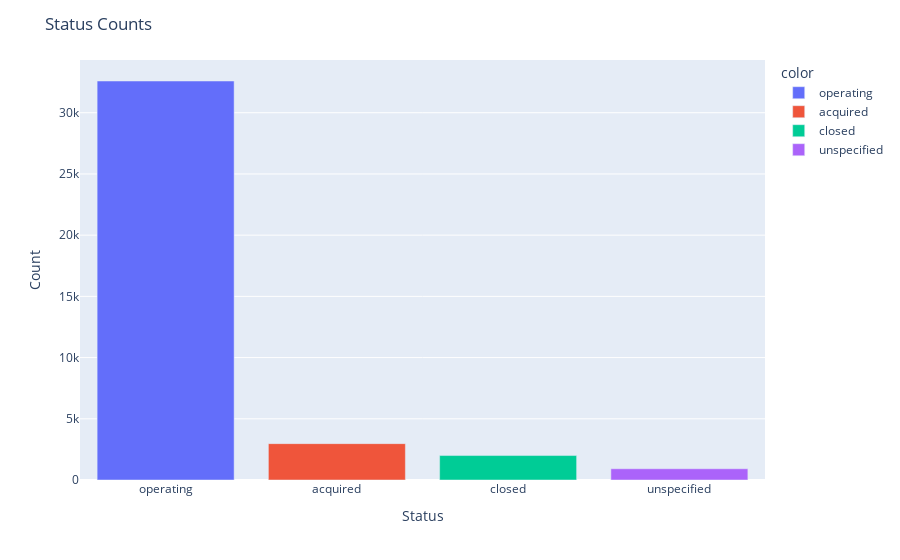

The code cell stored with this chart in its notebook:
### Markdown cell above
Understanding the distribution of values in the `status` column is essential for analyzing the state of the startups in the dataset. It provides insights into the current status of the startups, such as whether they are actively operating, have been acquired, or have closed down.

### Code cell
#Importing libraries for visualization.
import plotly.express as px

# Count the occurrences of each status
status_counts = data['status'].value_counts()

# Create a bar plot using Plotly with different colors
fig = px.bar(x=status_counts.index, y=status_counts.values, color=status_counts.index)

# Set the plot title and axis labels
fig.update_layout(title="Status Counts", xaxis_title="Status", yaxis_title="Count")

# Display the plot
fig.show()

### Figure 1 — Plotly figure (JSON) as saved in the notebook; plotly's stock layout.template omitted (floating-point values rounded to 4 significant figures)
{"data": [{"alignmentgroup": "True", "hovertemplate": "color=operating<br>x=%{x}<br>y=%{y}<extra></extra>", "legendgroup": "operating", "marker": {"color": "#636efa", "pattern": {"shape": ""}}, "name": "operating", "offsetgroup": "operating", "orientation": "v", "showlegend": true, "textposition": "auto", "type": "bar", "x": ["operating"], "xaxis": "x", "y": [32592], "yaxis": "y"}, {"alignmentgroup": "True", "hovertemplate": "color=acquired<br>x=%{x}<br>y=%{y}<extra></extra>", "legendgroup": "acquired", "marker": {"color": "#EF553B", "pattern": {"shape": ""}}, "name": "acquired", "offsetgroup": "acquired", "orientation": "v", "showlegend": true, "textposition": "auto", "type": "bar", "x": ["acquired"], "xaxis": "x", "y": [2970], "yaxis": "y"}, {"alignmentgroup": "True", "hovertemplate": "color=closed<br>x=%{x}<br>y=%{y}<extra></extra>", "legendgroup": "closed", "marker": {"color": "#00cc96", "pattern": {"shape": ""}}, "name": "closed", "offsetgroup": "closed", "orientation": "v", "showlegend": true, "textposition": "auto", "type": "bar", "x": ["closed"], "xaxis": "x", "y": [1996], "yaxis": "y"}, {"alignmentgroup": "True", "hovertemplate": "color=unspecified<br>x=%{x}<br>y=%{y}<extra></extra>", "legendgroup": "unspecified", "marker": {"color": "#ab63fa", "pattern": {"shape": ""}}, "name": "unspecified", "offsetgroup": "unspecified", "orientation": "v", "showlegend": true, "textposition": "auto", "type": "bar", "x": ["unspecified"], "xaxis": "x", "y": [918], "yaxis": "y"}], "layout": {"barmode": "relative", "legend": {"title": {"text": "color"}, "tracegroupgap": 0}, "margin": {"t": 60}, "title": {"text": "Status Counts"}, "xaxis": {"anchor": "y", "domain": [0, 1], "title": {"text": "Status"}}, "yaxis": {"anchor": "x", "domain": [0, 1], "title": {"text": "Count"}}}}
